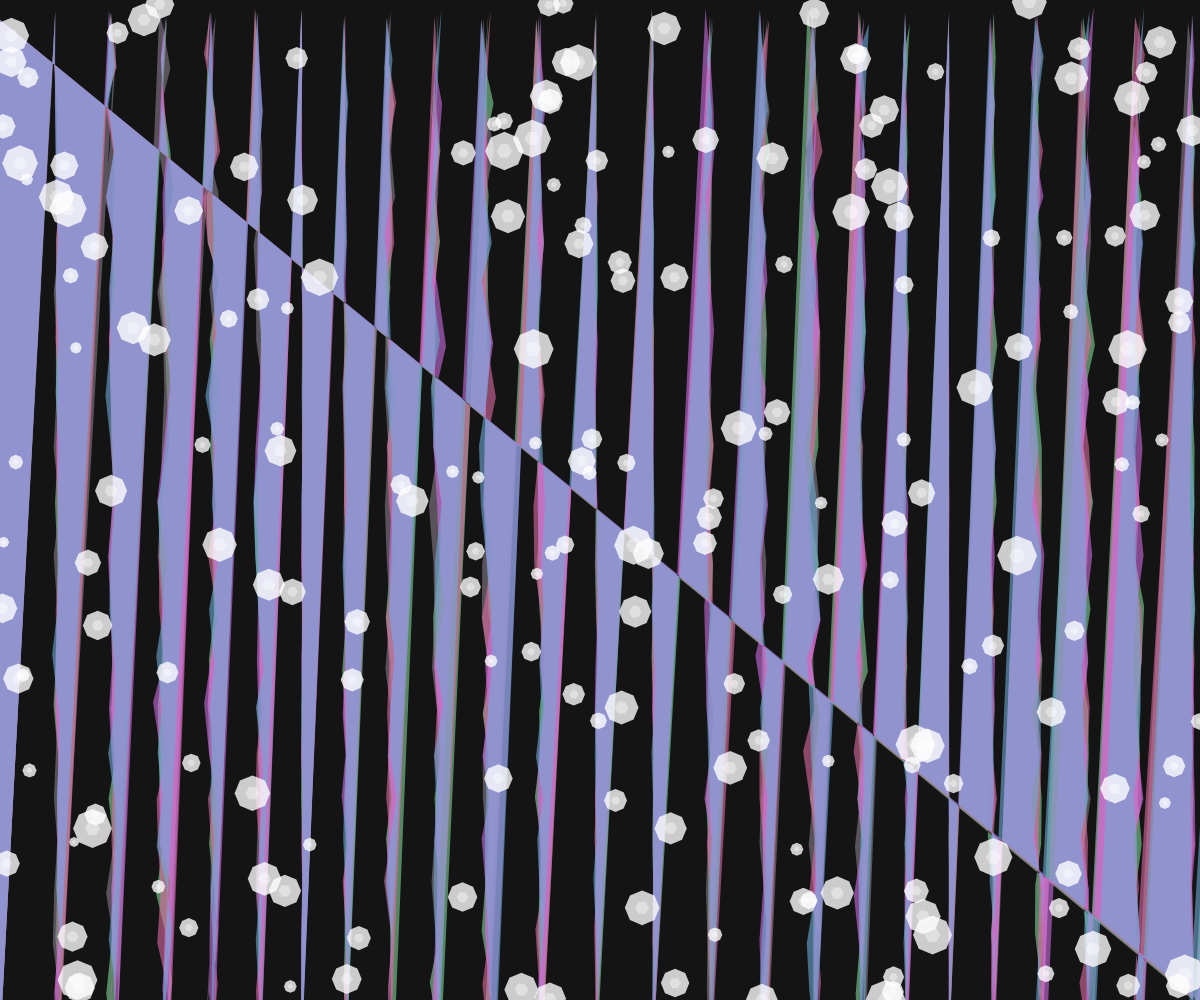
Frame 1 (no input)
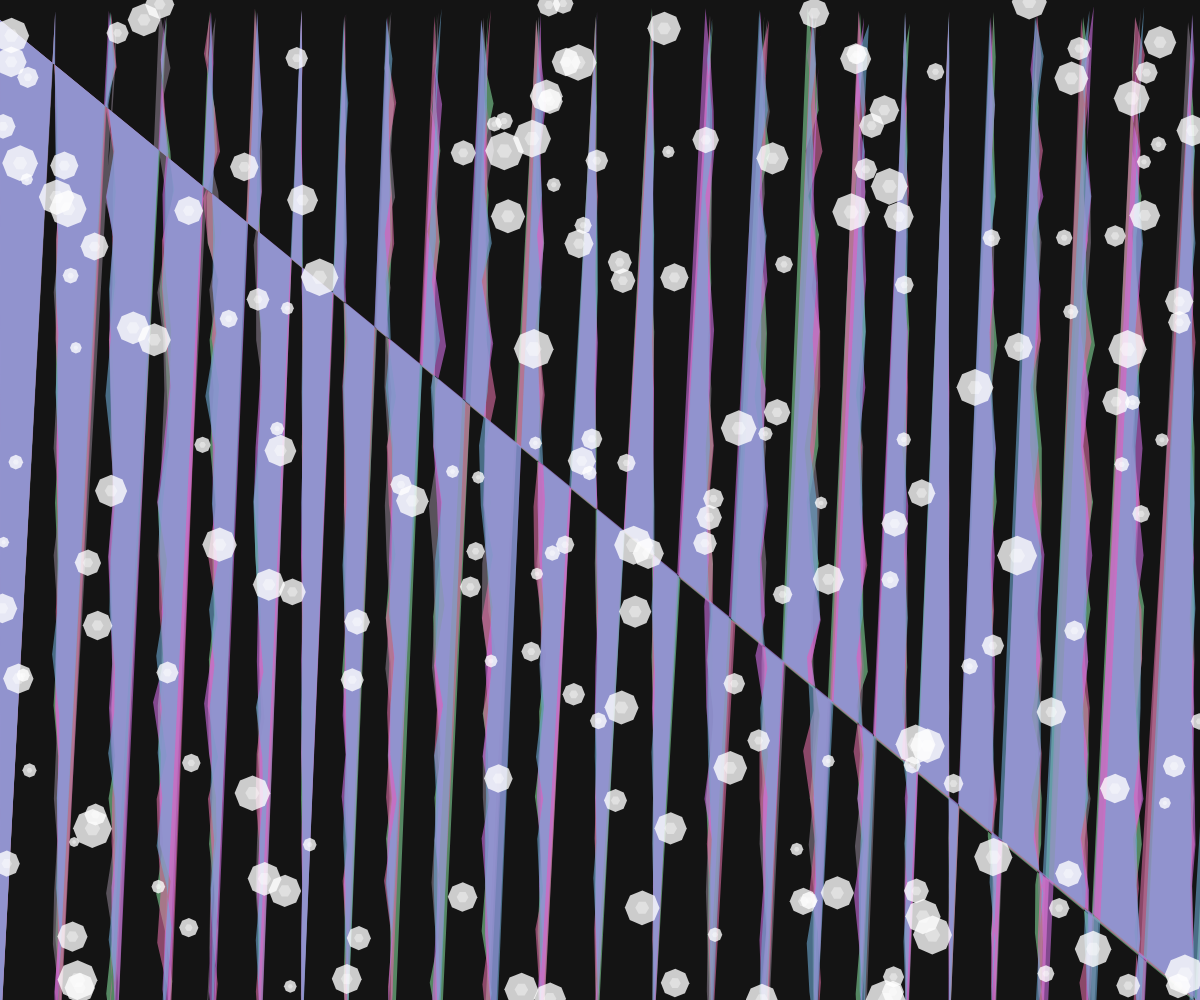
Frame 60 (no input)
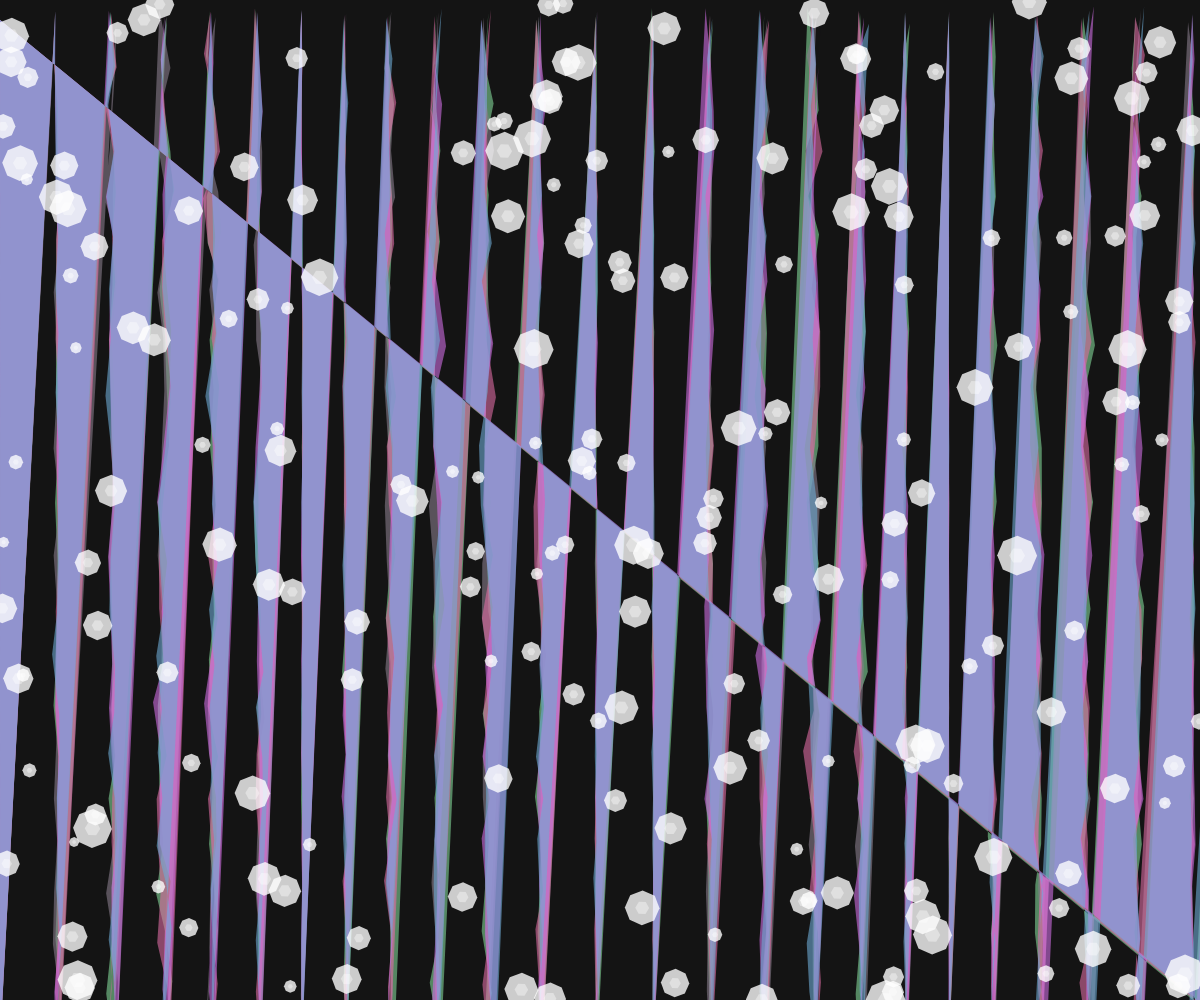
Frame 120 (the mouse pressed at the canvas centre since frame 60)

The p5.js sketch that drew these frames (run headless with seeded random() and noise() and a simulated clock; from frame 60 on, the mouse is pressed at the canvas centre):

// p5.js sketch
// ── sketch.js
let textures = [];
let knots = [];
let time = 0;

function setup() {
  createCanvas(windowWidth, windowHeight);
  noStroke();
  
  // Create textile layers
  for (let i = 0; i < 5; i++) {
    textures.push({
      layer: i,
      speed: random(0.001, 0.003),
      color: color(random(100, 255), random(100, 255), random(100, 255), 150),
      noiseScale: random(0.01, 0.03)
    });
  }
  
  // Create geometric knots
  for (let i = 0; i < 200; i++) {
    knots.push({
      x: random(width),
      y: random(height),
      size: random(5, 20),
      rotation: random(TWO_PI),
      speed: random(0.01, 0.03)
    });
  }
}

function draw() {
  background(20);
  
  time += 0.01;
  
  // Draw textile layers
  for (let t of textures) {
    fill(t.color);
    beginShape();
    for (let x = 0; x < width + 100; x += 50) {
      for (let y = 0; y < height + 100; y += 50) {
        let n = noise(x * t.noiseScale, y * t.noiseScale, time * t.speed);
        let px = x + sin(time * t.speed + x * 0.01) * 30 * n;
        let py = y + cos(time * t.speed + y * 0.01) * 30 * n;
        vertex(px, py);
      }
    }
    endShape(CLOSE);
  }
  
  // Draw knots
  for (let k of knots) {
    push();
    translate(k.x, k.y);
    rotate(time * k.speed);
    
    // Create a geometric knot shape using multiple polygons
    fill(255, 200);
    beginShape();
    for (let i = 0; i < 8; i++) {
      let angle = map(i, 0, 8, 0, TWO_PI);
      let x = k.size * cos(angle);
      let y = k.size * sin(angle);
      vertex(x, y);
    }
    endShape(CLOSE);
    
    // Add inner details
    fill(255, 100);
    beginShape();
    for (let i = 0; i < 6; i++) {
      let angle = map(i, 0, 6, 0, TWO_PI);
      let x = k.size * 0.4 * cos(angle);
      let y = k.size * 0.4 * sin(angle);
      vertex(x, y);
    }
    endShape(CLOSE);
    
    pop();
  }
}

function windowResized() {
  resizeCanvas(windowWidth, windowHeight);
}
